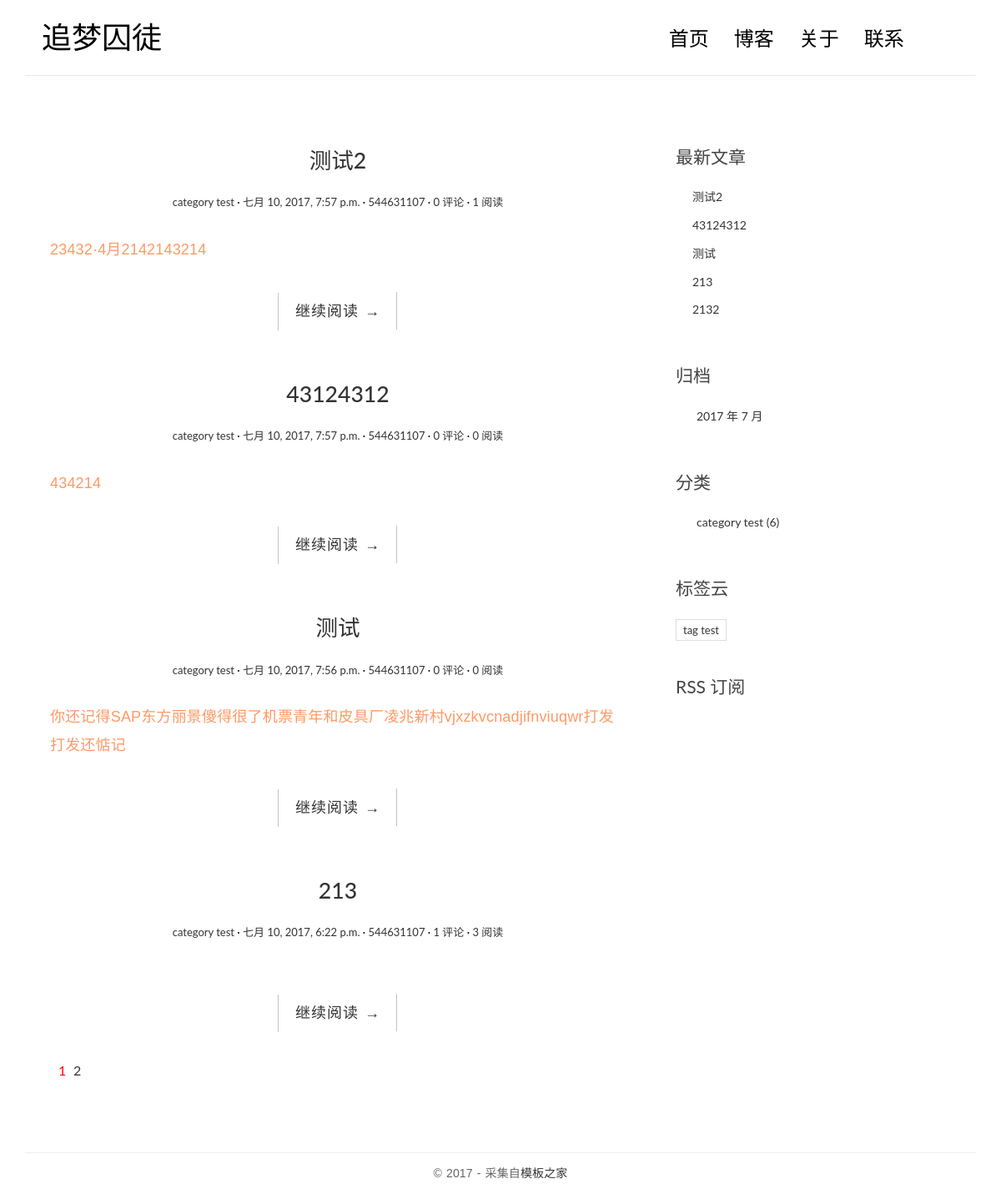
The page / on the database its author committed.
### blog/models.py (models this page shows, shortened)
@python_2_unicode_compatible
class Post(models.Model):
    title = models.CharField(max_length=70)
    body = models.TextField()
    created_time = models.DateTimeField()
    modified_time = models.DateTimeField()
    excerpt = models.CharField(max_length=200, blank=True)
    views = models.PositiveIntegerField(default=0)
    category = models.ForeignKey(Category)
    tags = models.ManyToManyField(Tag, blank=True)
    author = models.ForeignKey(User)
    def get_absolute_url(self):
        return reverse('blog:detail', kwargs={'pk': self.pk})
    class Meta:
        ordering = ['-created_time']

@python_2_unicode_compatible
class Category(models.Model):
    name = models.CharField(max_length=100)

@python_2_unicode_compatible
class Tag(models.Model):
    name = models.CharField(max_length=100)

### blog/views.py (the view, shortened to what this page needs)
# urls.py: url(r'^$', views.IndexView.as_view(), name='index'),
class IndexView(ListView):
    model = Post
    template_name = 'blog/index.html'
    context_object_name = 'post_list'
    paginate_by = 4
    def get_context_data(self, **kwargs):
        context = super(IndexView, self).get_context_data(**kwargs)
        paginator = context.get('paginator')
        page = context.get('page_obj')
        is_paginated = context.get('is_paginated')
        pagination_data = self.pagination_data(paginator, page, is_paginated)
        context.update(pagination_data)
        return context
    def pagination_data(self, paginator, page, is_paginated):
        if not is_paginated:
            return {}
        left = []
        right = []
        left_has_more = False
        right_has_more = False
        first = False
        last = False
        page_number = page.number
        total_pages = paginator.num_pages
        page_range = paginator.page_range
        if page_number == 1:
            right = page_range[page_number:page_number + 2]
            if right[-1] < total_pages - 1:
                right_has_more = True
            if right[-1] < total_pages:
                last = True
        elif page_number == total_pages:
            left = page_range[(page_number - 3) if (page_number - 3) > 0 else 0:page_number - 1]
            if left[0] > 2:
                left_has_more = True
            if left[0] > 1:
                first = True
        data = {
            'left': left,
            'right': right,
            'left_has_more': left_has_more,
            'right_has_more': right_has_more,
            'first': first,
            'last': last,
        }
        return data

### blog/templatetags/blog_tags.py (called while the page is built)
@register.simple_tag
def get_recent_posts(num=5):
    return Post.objects.all()[:num]

@register.simple_tag
def archives():
    return Post.objects.dates('created_time', 'month', order='DESC')

@register.simple_tag
def get_categories():
    return Category.objects.annotate(num_posts=Count('post')).filter(num_posts__gt=0)

@register.simple_tag
def get_tags():
    return Tag.objects.annotate(num_posts=Count('post')).filter(num_posts__gt=0)

### templates/blog/index.html (shortened to what this page needs)
{% extends 'base.html' %}
{% block main %}
    {% for post in post_list %}
        <article class="post post-{{ post.pk }}">
            <header class="entry-header">
                <h1 class="entry-title">
                    <a href="{{ post.get_absolute_url }}">{{ post.title }}</a>
                </h1>
                <div class="entry-meta">
                    <span class="post-category">
                        <a href="{% url 'blog:category' post.category.pk %}">{{ post.category.name }}</a></span>
                    <span class="post-date"><a href="#"><time class="entry-date"
                                                              datetime="{{ post.created_time }}">{{ post.created_time }}</time></a></span>
                    <span class="post-author"><a href="#">{{ post.author }}</a></span>
                    <span class="comments-link">
                        <a href="{{ post.get_absolute_url }}#comment-area">{{ post.comment_set.count }} 评论</a></span>
                    <span class="views-count"><a href="{{ post.get_absolute_url }}">{{ post.views }} 阅读</a></span>
                </div>
            </header>
            <div class="entry-content clearfix">
                <p>{{ post.excerpt }}</p>
                <div class="read-more cl-effect-14">
                    <a href="{{ post.get_absolute_url }}" class="more-link">继续阅读 <span class="meta-nav">→</span></a>
                </div>
            </div>
        </article>
    {% empty %}
        <div class="no-post">暂时还没有发布的文章！</div>
    {% endfor %}
    {% if is_paginated %}
        <div class="pagination">
            <ul>
                <li class="current"><a href="?page={{ page_obj.number }}">{{ page_obj.number }}</a></li>
                {% if right %}
                    {% for i in right %}
                        <li><a href="?page={{ i }}">{{ i }}</a></li>
                    {% endfor %}
                {% endif %}
            </ul>
        </div>
    {% endif %}
{% endblock main %}

### templates/base.html (shortened to what this page needs)
{% load staticfiles %}
{% load blog_tags %}
<!DOCTYPE html>
<html>
<head>
    <link rel="stylesheet" href="http://code.ionicframework.com/ionicons/2.0.1/css/ionicons.min.css">
    <link rel="stylesheet" href="{% static 'blog/css/bootstrap.min.css' %}">
    <link rel="stylesheet" href="{% static 'blog/css/pace.css' %}">
    <link rel="stylesheet" href="{% static 'blog/css/custom.css' %}">
    <link rel="stylesheet" href="{% static 'blog/css/highlights/github.css' %}">
</head>
<body>
<div class="container">
    <header id="site-header">
        <div class="row">
            <div class="col-md-4 col-sm-5 col-xs-8">
                <div class="logo">
                    <h1><a href="{% url 'blog:index' %}"><b>追梦囚徒</b></a></h1>
                </div>
            </div>
            <div class="col-md-8 col-sm-7 col-xs-4">
                <nav class="main-nav" role="navigation">
                    <div class="collapse navbar-collapse" id="bs-example-navbar-collapse-1">
                        <ul class="nav navbar-nav navbar-right">
                            <li class="cl-effect-11"><a href="{% url 'blog:index' %}" data-hover="首页">首页</a></li>
                            <li class="cl-effect-11"><a href="#" data-hover="博客">博客</a></li>
                            <li class="cl-effect-11"><a href="#" data-hover="关于">关于</a></li>
                            <li class="cl-effect-11"><a href="#" data-hover="联系">联系</a></li>
                        </ul>
                    </div>
                </nav>
            </div>
        </div>
    </header>
</div>
<div class="content-body">
    <div class="container">
        <div class="row">
            <main class="col-md-8">
                {% block main %}
                {% endblock main %}
            </main>
            <aside class="col-md-4">
                <div class="widget widget-recent-posts">
                    <h3 class="widget-title">最新文章</h3>
                    {% get_recent_posts as recent_post_list %}
                    <ul>
                        {% for post in recent_post_list %}
                            <li>
                                <a href="{{ post.get_absolute_url }}">{{ post.title }}</a>
                            </li>
                        {% empty %}
                            暂无文章！
                        {% endfor %}
                    </ul>
                </div>
                <div class="widget widget-archives">
                    <h3 class="widget-title">归档</h3>
                    {% archives as date_list %}
                    <ul>
                        {% for date in date_list %}
                            <li>
                                <a href="{% url 'blog:archives' date.year date.month %}">{{ date.year }}
                                    年 {{ date.month }} 月</a>
                            </li>
                        {% empty %}
                            暂无归档！
                        {% endfor %}
                    </ul>
                </div>
                <div class="widget widget-category">
                    <h3 class="widget-title">分类</h3>
                    {% get_categories as category_list %}
                    <ul>
                        {% for category in category_list %}
                            <li>
                                <a href="{% url 'blog:category' category.pk %}">{{ category.name }} <span
                                        class="post-count">({{ category.num_posts }})</span></a>
                            </li>
                        {% empty %}
                            暂无分类！
                        {% endfor %}
                    </ul>
                </div>
                <div class="widget widget-tag-cloud">
                    <h3 class="widget-title">标签云</h3>
                    {% get_tags as tag_list %}
                    <ul>
                        {% for tag in tag_list %}
                            <li>
                                <a href="{% url 'blog:tag' tag.pk %}">{{ tag.name }}</a>
                            </li>
                        {% empty %}
                            暂无标签！
                        {% endfor %}
                    </ul>
                </div>
                <div class="rss">
                    <a href="{% url 'rss' %}"> RSS 订阅</a>
                </div>
            </aside>
        </div>
    </div>
</div>
<footer id="site-footer">
    <div class="container">
        <div class="row">
            <div class="col-md-12">
                <p class="copyright">&copy 2017 - 采集自<a href="http://www.cssmoban.com/"
                                                        target="_blank" title="模板之家">模板之家</a>
                </p>
            </div>
        </div>
    </div>
</footer>
</body>
</html>

### blog/static/blog/css/custom.css (style rules this page uses)
* { outline: none; }
h1, h2, h3, h4, h5, h6 { margin-top: 0; }
b { font-weight: 400; }
a { color: #333; }
body { color: #444; font-family: 'Lato', sans-serif; }
p { font-family: 'Ubuntu', sans-serif; font-weight: 400; word-spacing: 1px; letter-spacing: 0.01em; }
#site-header { background-color: #FFF; padding: 25px 20px; margin-bottom: 40px; border-bottom: 1px solid #e7e7e7; }
.logo h1 a { color: #000; }
.logo h1 { margin: 0; font-family: 'Lato', sans-serif; font-weight: 300; }
.main-nav { margin-top: 11px; max-width: 95%; }
.main-nav a { color: #000000 !important; padding: 0 0 5px 0 !important; margin-right: 30px; font-family: 'Lato', sans-serif; font-weight: 300; font-size: 24px; }
.cl-effect-11 a { padding: 10px 0; color: #0972b4; text-shadow: none; }
.cl-effect-11 a::before { position: absolute; top: 0; left: 0; overflow: hidden; padding: 0 0 5px 0 !important; max-width: 0; border-bottom: 1px solid #000; color: #000; content: attr(data-hover); white-space: nowrap; -webkit-transition: max-width 0.5s; -moz-transition: max-width 0.5s; transition: max-width 0.5s; }
.content-body { padding-bottom: 4em; }
.post { background: #fff; padding: 30px 30px 0; }
.entry-title { text-align: center; font-size: 1.9em; margin-bottom: 20px; line-height: 1.6; padding: 10px 20px 0; }
.entry-meta { text-align: center; color: #DDDDDD; font-size: 13px; margin-bottom: 30px; }
.entry-content { font-size: 18px; line-height: 1.9; font-weight: 300; color: #000; }
.post-category::after, .post-date::after, .post-author::after, .comments-link::after { content: ' ·'; color: #000; }
.read-more { font-family: 'Ubuntu', sans-serif; font-weight: 400; word-spacing: 1px; letter-spacing: 0.01em; text-align: center; margin-top: 20px; }
.cl-effect-14 a { padding: 0 20px; height: 45px; line-height: 45px; position: relative; display: inline-block; margin: 15px 25px; letter-spacing: 1px; font-weight: 400; text-shadow: 0 0 1px rgba(255, 255, 255, 0.3); }
.cl-effect-14 a::before, .cl-effect-14 a::after { position: absolute; width: 45px; height: 1px; background: #C3C3C3; content: ''; -webkit-transition: all 0.3s; -moz-transition: all 0.3s; transition: all 0.3s; pointer-events: none; }
.cl-effect-14 a::before { top: 0; left: 0; -webkit-transform: rotate(90deg); -moz-transform: rotate(90deg); transform: rotate(90deg); -webkit-transform-origin: 0 0; -moz-transform-origin: 0 0; transform-origin: 0 0; }
.cl-effect-14 a::after { right: 0; bottom: 0; -webkit-transform: rotate(90deg); -moz-transform: rotate(90deg); transform: rotate(90deg); -webkit-transform-origin: 100% 0; -moz-transform-origin: 100% 0; transform-origin: 100% 0; }
.widget { background: #fff; padding: 30px 0 0; }
.widget-title { font-size: 1.5em; margin-bottom: 20px; line-height: 1.6; padding: 10px 0 0; font-weight: 400; }
.widget-recent-posts ul { padding: 0; margin: 0; padding-left: 20px; }
.widget-recent-posts ul li { list-style-type: none; position: relative; line-height: 170%; margin-bottom: 10px; }
.widget-recent-posts ul li::before { content: '\f3d3'; font-family: "Ionicons"; position: absolute; left: -17px; top: 3px; font-size: 16px; color: #000; }
.widget-archives ul { padding: 0; margin: 0; padding-left: 25px; }
.widget-archives ul li { list-style-type: none; position: relative; line-height: 170%; margin-bottom: 10px; }
.widget-archives ul li::before { content: '\f3f3'; font-family: "Ionicons"; position: absolute; left: -25px; top: 1px; font-size: 16px; color: #000; }
.widget-category ul { padding: 0; margin: 0; padding-left: 25px; }
.widget-category ul li { list-style-type: none; position: relative; line-height: 170%; margin-bottom: 10px; }
.widget-category ul li::before { content: '\f3fe'; font-family: "Ionicons"; position: absolute; left: -25px; top: 1px; font-size: 18px; color: #000; }
.widget-tag-cloud ul { padding: 0; margin: 0; margin-right: -10px; }
.widget-tag-cloud ul li { list-style-type: none; font-size: 13px; display: inline-block; margin-right: 10px; margin-bottom: 10px; padding: 3px 8px; border: 1px solid #ddd; }
.rss { font-size: 21px; margin-top: 30px; }
.rss a { color: #444; }
#site-footer { padding-top: 10px; padding: 0 0 1.5em 0; }
.copyright { text-align: center; padding-top: 1em; margin: 0; border-top: 1px solid #eee; color: #666; }
.pagination ul { list-style: none; }
.pagination ul li { display: inline-block; font-size: 16px; margin-right: 5px; }
.current a { color: red; }

### rows shown on the page
Post: title "测试2", category.name "category test", created_time "七月 10, 2017, 7:57 p.m.", author "544631107", comment_set.count "0", views "1", excerpt "23432·4月2142143214"
Post: title "43124312", category.name "category test", created_time "七月 10, 2017, 7:57 p.m.", author "544631107", comment_set.count "0", views "0", excerpt "434214"
Post: title "测试", category.name "category test", created_time "七月 10, 2017, 7:56 p.m.", author "544631107", comment_set.count "0", views "0", excerpt "你还记得SAP东方丽景傻得很了机票青年和皮具厂凌兆新村vjxzkvcnadjifnviuqwr打发打发还惦记"
Post: title "213", category.name "category test", created_time "七月 10, 2017, 6:22 p.m.", author "544631107", comment_set.count "1", views "3"
Post: title "2132"
Category: name "category test", num_posts "6"
Tag: name "tag test"

### other values the page prints
{{ page_obj.number }} "1"
{{ i }} "2"
{{ date.year }} "2017"
{{ date.month }} "7"
